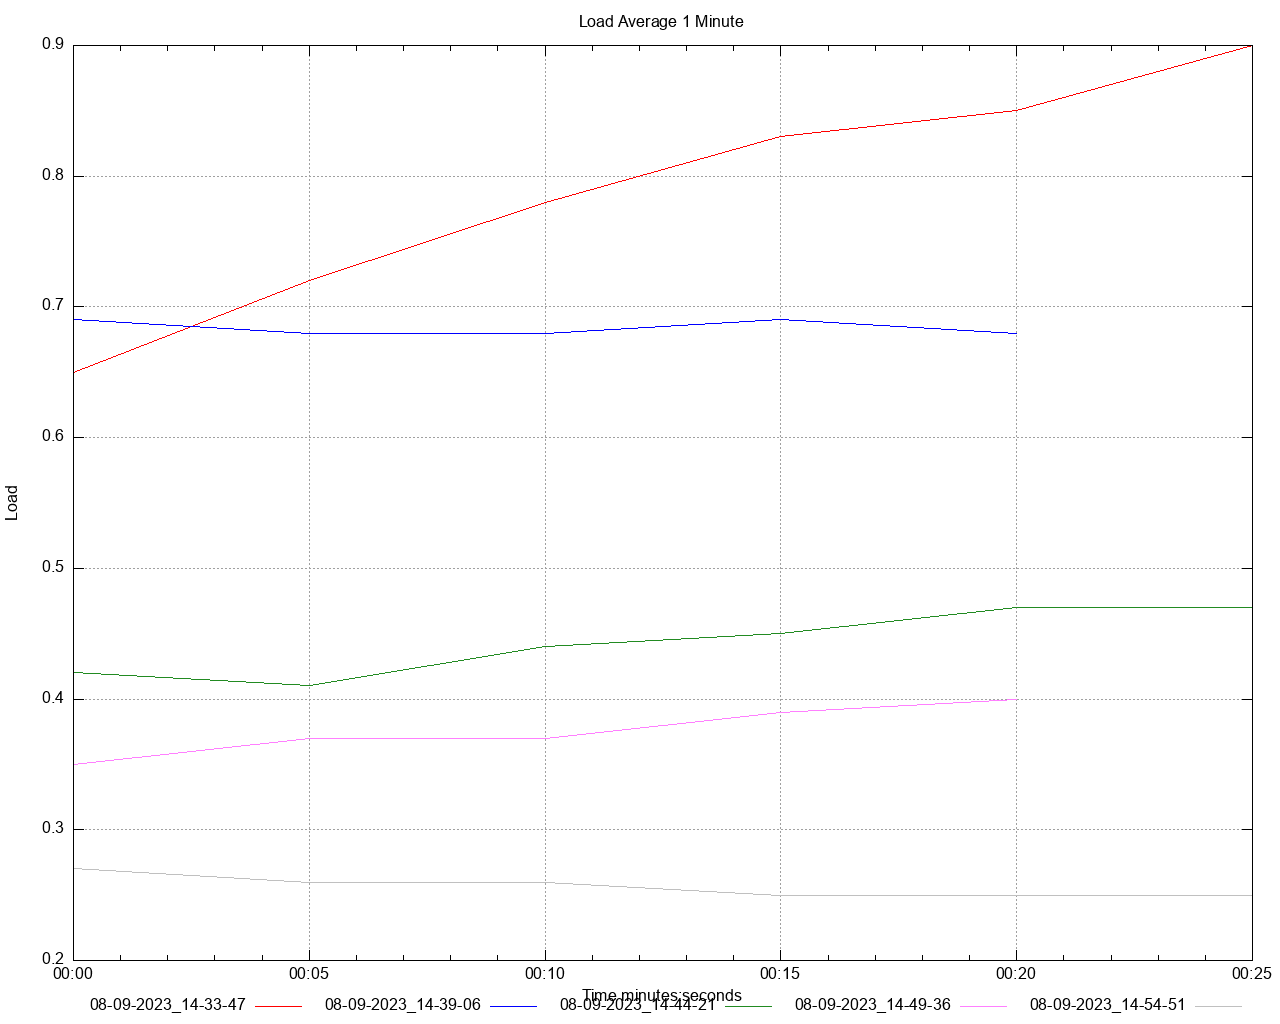

The script that saved this image:
set title 'Load Average 1 Minute' noenhanced
set style data lines
set datafile separator ","
set terminal png size 1280,1024
set grid
set key below
set xdata time
set timefmt "%s"
offset = 0
t0(x)=(offset=($0==0) ? x : offset, x - offset)
set xlabel 'Time minutes:seconds'
set ylabel 'Load'
set output '/Users/gbarnett/git/hazelcast-simulator/atomiclong-3node-member/atomicreference/dstat/load_average_1m_A1.png'
plot \
   '/Users/gbarnett/git/hazelcast-simulator/atomiclong-3node-member/atomicreference/data/load_average_1m_A1_1.data' using (t0(timecolumn(1))):2 title "08-09-2023_14-33-47" noenhanced lt rgb "red", \
   '/Users/gbarnett/git/hazelcast-simulator/atomiclong-3node-member/atomicreference/data/load_average_1m_A1_2.data' using (t0(timecolumn(1))):2 title "08-09-2023_14-39-06" noenhanced lt rgb "blue", \
   '/Users/gbarnett/git/hazelcast-simulator/atomiclong-3node-member/atomicreference/data/load_average_1m_A1_3.data' using (t0(timecolumn(1))):2 title "08-09-2023_14-44-21" noenhanced lt rgb "forest-green", \
   '/Users/gbarnett/git/hazelcast-simulator/atomiclong-3node-member/atomicreference/data/load_average_1m_A1_4.data' using (t0(timecolumn(1))):2 title "08-09-2023_14-49-36" noenhanced lt rgb "orchid", \
   '/Users/gbarnett/git/hazelcast-simulator/atomiclong-3node-member/atomicreference/data/load_average_1m_A1_5.data' using (t0(timecolumn(1))):2 title "08-09-2023_14-54-51" noenhanced lt rgb "grey", \
